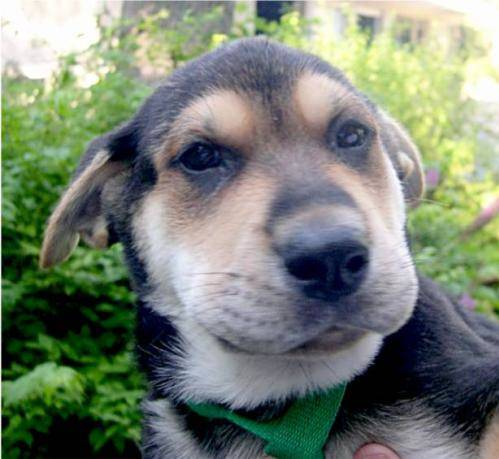
#> input picture input_images_1/18.jpg, 499 x 459 px; its folder holds 4 pictures in this run
$ jupyter execute --allow-errors validate_alexnet_after_fintune.ipynb   (shell and % lines are left out)
#> lines starting #> are read from the running program, lines starting #| are printed output that depends on the picture
[cell 1]
#some basic imports and setups
import os
import cv2
import numpy as np
import tensorflow as tf
import matplotlib.pyplot as plt


#mean of imagenet dataset in BGR
imagenet_mean = np.array([104., 117., 124.], dtype=np.float32)

current_dir = os.getcwd()
image_dir = os.path.join(current_dir, 'input_images_1')

[cell 2]
#get list of all images
img_files = [os.path.join(image_dir, f) for f in os.listdir(image_dir) if f.endswith('.jpeg') | f.endswith('.jpg')]

#load all images
imgs = []
for f in img_files:
    imgs.append(cv2.imread(f))

#plot images
fig = plt.figure(figsize=(15,6))
for i, img in enumerate(imgs):
    fig.add_subplot(1,4,i+1)
    plt.imshow(cv2.cvtColor(img, cv2.COLOR_BGR2RGB))
    plt.axis('off')
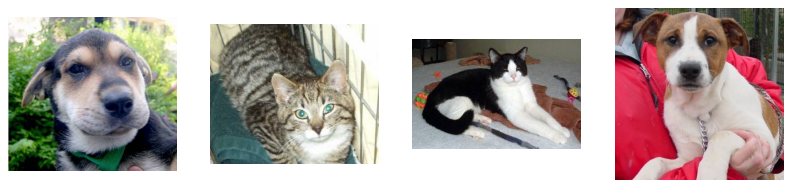
#> figure drawn by matplotlib, 4 panels
